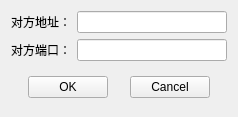
<?xml version="1.0" encoding="UTF-8"?>
<ui version="4.0">
 <class>TcpSocketWidget</class>
 <widget class="QWidget" name="TcpSocketWidget">
  <property name="geometry">
   <rect>
    <x>0</x>
    <y>0</y>
    <width>238</width>
    <height>117</height>
   </rect>
  </property>
  <property name="windowTitle">
   <string>Create TCP Socket</string>
  </property>
  <layout class="QVBoxLayout" name="verticalLayout">
   <item>
    <layout class="QGridLayout" name="gridLayout">
     <item row="1" column="0">
      <widget class="QLabel" name="label_2">
       <property name="text">
        <string>对方端口：</string>
       </property>
      </widget>
     </item>
     <item row="0" column="0">
      <widget class="QLabel" name="label_3">
       <property name="text">
        <string>对方地址：</string>
       </property>
      </widget>
     </item>
     <item row="0" column="1">
      <widget class="QLineEdit" name="lineEditPeerAddress"/>
     </item>
     <item row="1" column="1">
      <widget class="QLineEdit" name="lineEditPort"/>
     </item>
    </layout>
   </item>
   <item>
    <spacer name="verticalSpacer_2">
     <property name="orientation">
      <enum>Qt::Vertical</enum>
     </property>
     <property name="sizeHint" stdset="0">
      <size>
       <width>20</width>
       <height>1</height>
      </size>
     </property>
    </spacer>
   </item>
   <item>
    <layout class="QHBoxLayout" name="horizontalLayout">
     <item>
      <spacer name="horizontalSpacer">
       <property name="orientation">
        <enum>Qt::Horizontal</enum>
       </property>
       <property name="sizeHint" stdset="0">
        <size>
         <width>40</width>
         <height>20</height>
        </size>
       </property>
      </spacer>
     </item>
     <item>
      <widget class="QPushButton" name="pushButtonOk">
       <property name="text">
        <string>OK</string>
       </property>
      </widget>
     </item>
     <item>
      <spacer name="horizontalSpacer_2">
       <property name="orientation">
        <enum>Qt::Horizontal</enum>
       </property>
       <property name="sizeHint" stdset="0">
        <size>
         <width>40</width>
         <height>20</height>
        </size>
       </property>
      </spacer>
     </item>
     <item>
      <widget class="QPushButton" name="pushButtonCancel">
       <property name="text">
        <string>Cancel</string>
       </property>
      </widget>
     </item>
     <item>
      <spacer name="horizontalSpacer_3">
       <property name="orientation">
        <enum>Qt::Horizontal</enum>
       </property>
       <property name="sizeHint" stdset="0">
        <size>
         <width>40</width>
         <height>20</height>
        </size>
       </property>
      </spacer>
     </item>
    </layout>
   </item>
   <item>
    <spacer name="verticalSpacer">
     <property name="orientation">
      <enum>Qt::Vertical</enum>
     </property>
     <property name="sizeHint" stdset="0">
      <size>
       <width>20</width>
       <height>1</height>
      </size>
     </property>
    </spacer>
   </item>
  </layout>
 </widget>
 <resources/>
 <connections/>
</ui>
